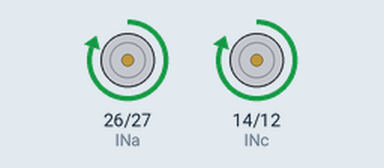
The sketch below on a simulated ESP32. Parts: motor-driver pin pairs drawn as motors (green arrow = first pin HIGH = forward, orange = second pin HIGH = backward, longer = more drive, scaled by the enable pin). What the sketch prints to the serial monitor is not drawn.

Above: at 1.5 s.
At 24.0 s:
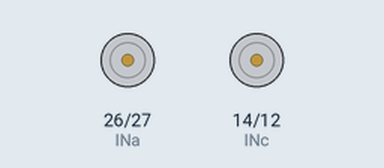
At 43.5 s:
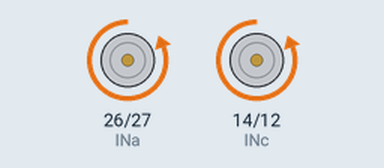
Timing chart, 0 to 50.7 s (numbered marks = the images above):
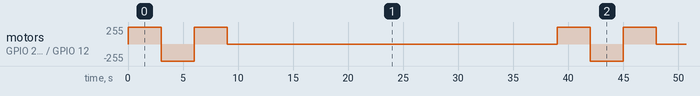

Measured:
- by itself, motor on GPIO 26 (INa) / GPIO 27 (INb), motor on GPIO 14 (INc) / GPIO 12 (INd): repeats every 39.0 s: backward 255/255 3.0 s, forward 255/255 3.0 s, stopped 30.0 s, forward 255/255 3.0 s

The sketch:

threep.ino
```cpp
#include <ESP32Encoder.h>

#define enA 33  //EnableA command line
#define enB 25  //EnableA command line

#define INa 26  //Channel A Direction
#define INb 27  //Channel A Direction
#define INc 14  //Channel B Direction
#define INd 12  //Channel B Direction


const int freq = 30000;
const int pwmChannel = 0;
const int resolution = 8;
int dutyCycle = 255;


void setup() {
  // sets the pins as outputs:
  pinMode(INa, OUTPUT);
  pinMode(INb, OUTPUT);
  pinMode(INc, OUTPUT);
  pinMode(INd, OUTPUT);

  // configure LED PWM functionalitites
  ledcSetup(pwmChannel, freq, resolution);

  // attach the channel to the GPIO to be controlled
  ledcAttachPin(enA, pwmChannel);

  ledcAttachPin(enB, pwmChannel);

  Serial.begin(115200);

  // testing
  Serial.print("Testing DC Motor...");

  // attach encoder to pins


}

void goForwards() {
    digitalWrite(INa, HIGH);
    digitalWrite(INb, LOW);
    digitalWrite(INc, HIGH);
    digitalWrite(INd, LOW);
}

void stopMotors() {
    digitalWrite(INa, LOW);
    digitalWrite(INb, LOW);
    digitalWrite(INc, LOW);
    digitalWrite(INd, LOW);
}

void goBackwards() {
    digitalWrite(INa, LOW);
    digitalWrite(INb, HIGH);
    digitalWrite(INc, LOW);
    digitalWrite(INd, HIGH);
}


void loop() {


   // Set motor speed
   ledcWrite(pwmChannel, dutyCycle);


  goForwards();

  delay(3000);

  goBackwards();

  delay(3000);

  goForwards();

  delay(3000);

  stopMotors();

  delay(30000);


}

   // Stop the DC motor
```
